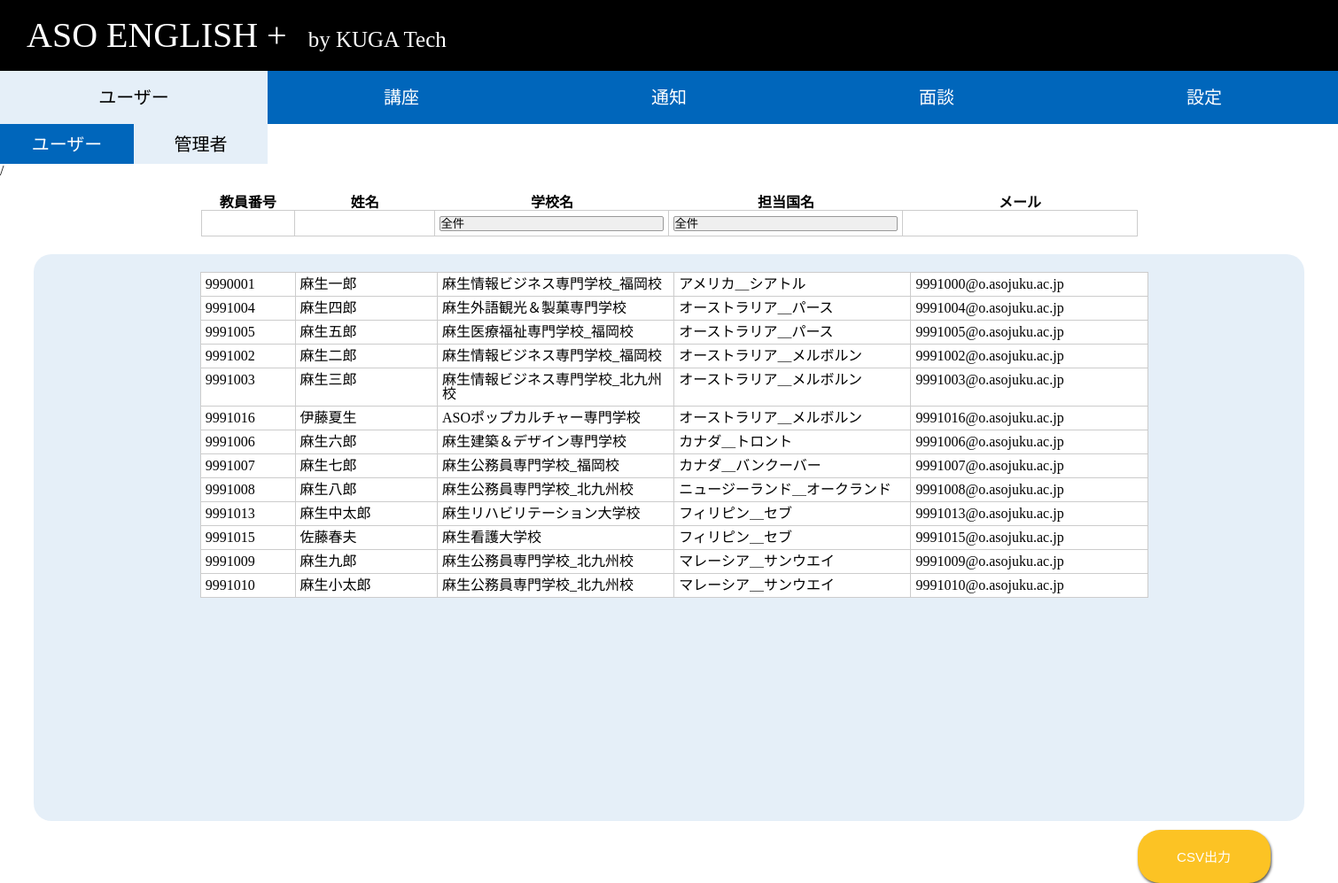
The page /300_製造/301_WEB側コード/main/teacher.php (signed in) on the database its author committed.
### tables this page shows
CREATE TABLE `teacher` (
  `teacher_number` int(11) NOT NULL,
  `school_number` int(11) NOT NULL,
  `name` varchar(50) NOT NULL,
  `email` varchar(50) NOT NULL,
  `password` varchar(260) NOT NULL
);

CREATE TABLE `school` (
  `school_number` int(11) NOT NULL,
  `school_name` varchar(50) NOT NULL
);

CREATE TABLE `country` (
  `country_number` int(11) NOT NULL,
  `country_name` varchar(50) NOT NULL,
  `country_picture` varchar(300) DEFAULT NULL
);

### 300_製造/301_WEB側コード/class/Model/ModelBase.php (called while the page is built, shortened)
<?php
class ModelBase
{
    private static $connInfo;
    public function initDb()
    {
        self::$connInfo = [
            'host'     => 'localhost',
            'dbname'   => 'abroad',
            'dbuser'   => 'root',
            'password' => 'password'
        ];
        $dsn = sprintf(
            'mysql:host=%s;dbname=%s;port=3306;charset=utf8;',
            self::$connInfo['host'],
            self::$connInfo['dbname']
        );
        $this->db = new PDO($dsn,self::$connInfo['dbuser'], self::$connInfo['password']);
    }
}

### 300_製造/301_WEB側コード/class/Controll/account/operation/Teacher/TearcherListAcquisition.php (called while the page is built, shortened)
<?php
require_once($_SERVER['DOCUMENT_ROOT'].''.DIRECTORY_SEPARATOR.'abroad_web'.DIRECTORY_SEPARATOR.'class'.DIRECTORY_SEPARATOR.'Model'.DIRECTORY_SEPARATOR.'account'.DIRECTORY_SEPARATOR.'operation'.DIRECTORY_SEPARATOR.'ListAcquisitionDB.php');
class TearcherListAcquisition
{
    public function allLearned()
    {
        $sql = '
            SELECT
                teacher.teacher_number,name,school_name,country_name,email
            FROM
                teacher
            INNER JOIN school ON teacher.school_number = school.school_number
            INNER JOIN teacher_responsible_country ON teacher.teacher_number = teacher_responsible_country.teacher_number
            INNER JOIN country ON teacher_responsible_country.country_number = country.country_number;';
        $db = new ListAcquisitionDB('teacher');
        $ans = $db->normalList($sql);
        return $ans;
    }
}

### 300_製造/301_WEB側コード/class/Model/account/operation/ListDB.php (called while the page is built, shortened)
<?php
require_once ($_SERVER['DOCUMENT_ROOT'].''.DIRECTORY_SEPARATOR.'abroad_web'.DIRECTORY_SEPARATOR.'class'.DIRECTORY_SEPARATOR.'Model'.DIRECTORY_SEPARATOR.'ModelBase.php');
class ListDB extends ModelBase
{
    public function __construct($e)
    {
        $this->name = $e;
    }
}

### 300_製造/301_WEB側コード/class/Model/account/operation/ListAcquisitionDB.php (called while the page is built)
<?php
require_once($_SERVER['DOCUMENT_ROOT'].''.DIRECTORY_SEPARATOR.'abroad_web'.DIRECTORY_SEPARATOR.'class'.DIRECTORY_SEPARATOR.'Model'.DIRECTORY_SEPARATOR.'account'.DIRECTORY_SEPARATOR.'operation'.DIRECTORY_SEPARATOR.'ListDB.php');
class ListAcquisitionDB extends ListDB
{
    public function normalList($sql)
    {
        try{
            $sql = sprintf($sql, $this->name);
            $stmt = $this->db->query($sql);
            $rows = $stmt->fetchAll();
            return $rows;
        }catch (PDOException $e){
            $e->getMessage();
        }
    }
}

### 300_製造/301_WEB側コード/main/teacher.php (the view, shortened to what this page needs)
<?php
require_once ('../class/Controll/account/operation/Teacher/TearcherListAcquisition.php');
$db = new TearcherListAcquisition();
$ans = $db->allLearned();
?>
<!DOCTYPE html>
<html lang="ja">
<head>
    <link rel="stylesheet" href="../css/reset.css">
    <link rel="stylesheet" href="../css/header.css">
    <link rel="stylesheet" href="../css/teacher.css">
</head>
<body>
<?php include ("../sharedfile/header.php");?>
<ul class="main-header sub-header">
    <li id="sub-header-1"><a href="user.php">ユーザー</a></li>
    <li id="sub-header-2"><a href="teacher.php">管理者</a></li>
</ul>
<div id="main-user">
    <table class="tablecategory">
        <thead>
        <tr>
            <th>教員番号</th>
            <th>姓名</th>
            <th>学校名</th>/
            <th>担当国名</th>
            <th>メール</th>
        </tr>
        </thead>
        <tbody>
        <tr>
            <td></td>
            <td></td>
            <td>
                <select name="school" id="select-1">
                    <option value="all">全件</option>
                </select>
            </td>
            <td>
                <select name="country" id="select-2">
                    <option value="all">全件</option>
                </select>
            </td>
            <td></td>
        </tr>
        </tbody>
    </table>
    <div class="box">
        <table class="tablebody" id="table_body">
            <?php
            foreach ($ans as $value){
                echo "
                        <tr>
                            <td>$value[0]</td>
                            <td>$value[1]</td>
                            <td>$value[2]</td>
                            <td>$value[3]</td>
                            <td>$value[4]</td>
                        </tr>
                    ";
            }
            ?>
        </table>
    </div>
    <div class="button-csv">
        <form action="../class/Executionfile/TeacherCsv.php" method="get">
        <button>CSV出力</button>
        </form>
    </div>
</div>
</body>
</html>

### 300_製造/301_WEB側コード/css/header.css (style rules this page uses)
.main-header { display:table; table-layout:fixed; width:100%; height:60px; font-size: 20px; }
.main-header li { display:table-cell; vertical-align:middle; text-align:center; background-color:#0066BB; color: white; }
.main-header li:first-child { border:none; }
.main-header li a { display:block; text-decoration:none; color:white; }

### 300_製造/301_WEB側コード/css/teacher.css (style rules this page uses)
html { min-width: 1500px; height:100%; }
.sub-header { width: 20%; height: 45px; }
#sub-header-2 { background: rgba(0,102,187,0.1) !important; }
#sub-header-2 a { color: black !important; }
.tablecategory { margin-top: 20px; width: 70%; margin-left: auto; margin-right: auto; }
table { width: 90%; margin-left: auto; margin-right: auto; }
td { border: solid 1px #cccccc; padding: 5px; text-align: left; }
th:nth-child(1) { width: 10%; }
th:nth-child(2) { width: 15%; }
th:nth-child(3) { width: 25%; }
th:nth-child(4) { width: 25%; }
th:nth-child(5) { width: 25%; }
td:nth-child(1) { width: 10%; }
td:nth-child(2) { width: 15%; }
td:nth-child(3) { width: 25%; }
td:nth-child(4) { width: 25%; }
td:nth-child(5) { width: 25%; }
table select { width: 100%; border: 1px solid #999; -webkit-appearance: none; border-radius: 2px; }
.box { display: block; width: 95%; min-width: 1000px; margin-left: auto; margin-right: auto; margin-top: 20px; height: 40em; background: rgba(0,102,187,0.1); border-radius: 20px; overflow-y: scroll; overflow-x: hidden; }
.tablebody { width: 74.6%; margin-left: 13.1%; margin-top: 20px; background: white; }
.button-csv button { position: relative; left: 85%; top: 10px; background: #FCC324; color: white; width: 10em; height: 4em; border-radius: 25px; font-size: 15px; border: none; box-shadow: 1px 2px 3px #555555; }

### rows shown on the page
teacher: teacher_number "9990001", name "麻生一郎", school_number.school_name "麻生情報ビジネス専門学校_福岡校", country.country_name "アメリカ＿シアトル", email "9991000@o.asojuku.ac.jp"
teacher: teacher_number "9991004", name "麻生四郎", school_number.school_name "麻生外語観光＆製菓専門学校", country.country_name "オーストラリア＿パース", email "9991004@o.asojuku.ac.jp"
teacher: teacher_number "9991005", name "麻生五郎", school_number.school_name "麻生医療福祉専門学校_福岡校", country.country_name "オーストラリア＿パース", email "9991005@o.asojuku.ac.jp"
teacher: teacher_number "9991002", name "麻生二郎", school_number.school_name "麻生情報ビジネス専門学校_福岡校", country.country_name "オーストラリア＿メルボルン", email "9991002@o.asojuku.ac.jp"
teacher: teacher_number "9991003", name "麻生三郎", school_number.school_name "麻生情報ビジネス専門学校_北九州校", country.country_name "オーストラリア＿メルボルン", email "9991003@o.asojuku.ac.jp"
teacher: teacher_number "9991016", name "伊藤夏生", school_number.school_name "ASOポップカルチャー専門学校", country.country_name "オーストラリア＿メルボルン", email "9991016@o.asojuku.ac.jp"
teacher: teacher_number "9991006", name "麻生六郎", school_number.school_name "麻生建築＆デザイン専門学校", country.country_name "カナダ＿トロント", email "9991006@o.asojuku.ac.jp"
teacher: teacher_number "9991007", name "麻生七郎", school_number.school_name "麻生公務員専門学校_福岡校", country.country_name "カナダ＿バンクーバー", email "9991007@o.asojuku.ac.jp"
teacher: teacher_number "9991008", name "麻生八郎", school_number.school_name "麻生公務員専門学校_北九州校", country.country_name "ニュージーランド＿オークランド", email "9991008@o.asojuku.ac.jp"
teacher: teacher_number "9991013", name "麻生中太郎", school_number.school_name "麻生リハビリテーション大学校", country.country_name "フィリピン＿セブ", email "9991013@o.asojuku.ac.jp"
teacher: teacher_number "9991015", name "佐藤春夫", school_number.school_name "麻生看護大学校", country.country_name "フィリピン＿セブ", email "9991015@o.asojuku.ac.jp"
teacher: teacher_number "9991009", name "麻生九郎", school_number.school_name "麻生公務員専門学校_北九州校", country.country_name "マレーシア＿サンウエイ", email "9991009@o.asojuku.ac.jp"
teacher: teacher_number "9991010", name "麻生小太郎", school_number.school_name "麻生公務員専門学校_北九州校", country.country_name "マレーシア＿サンウエイ", email "9991010@o.asojuku.ac.jp"
